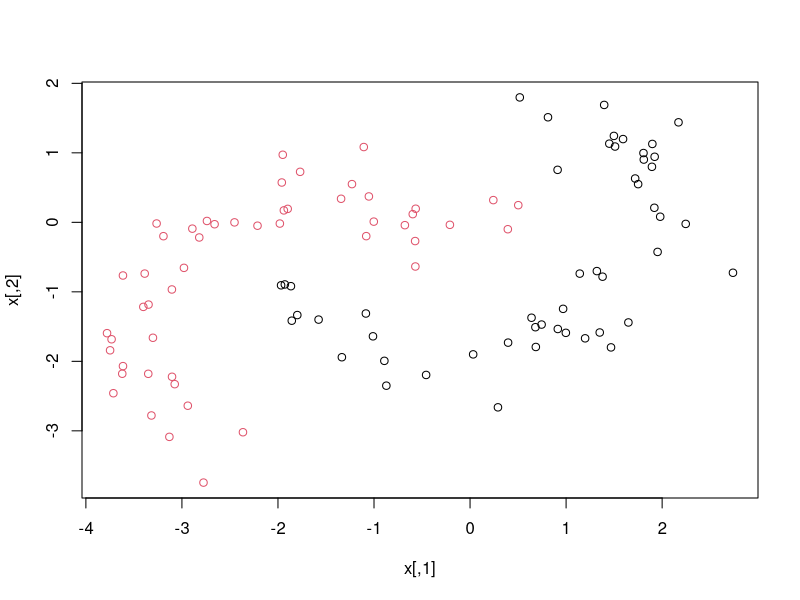
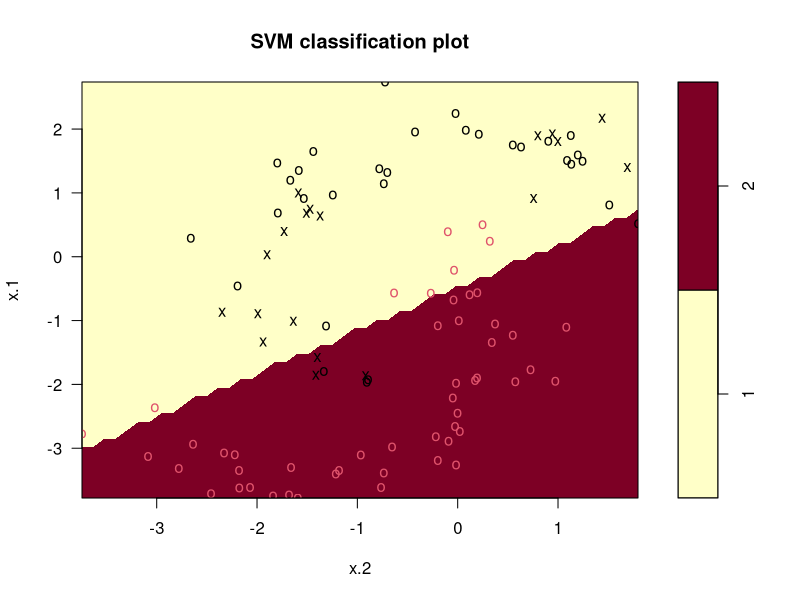
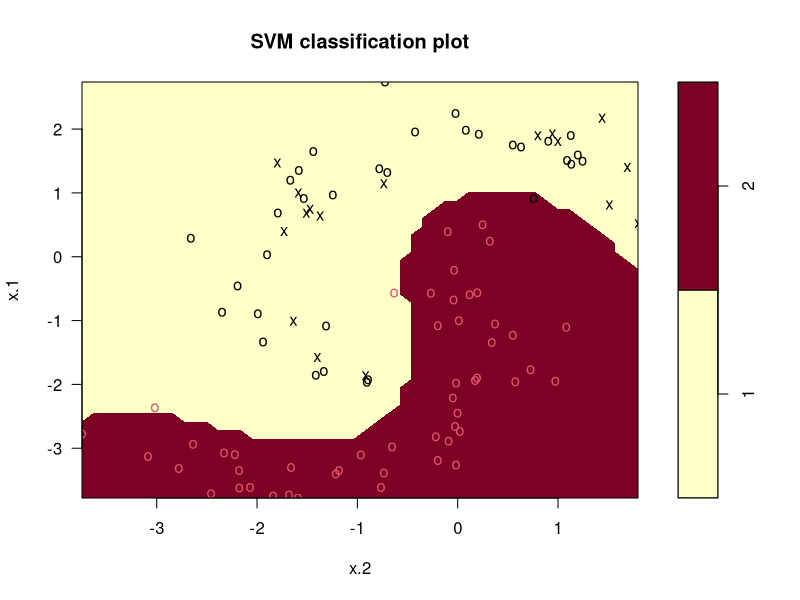
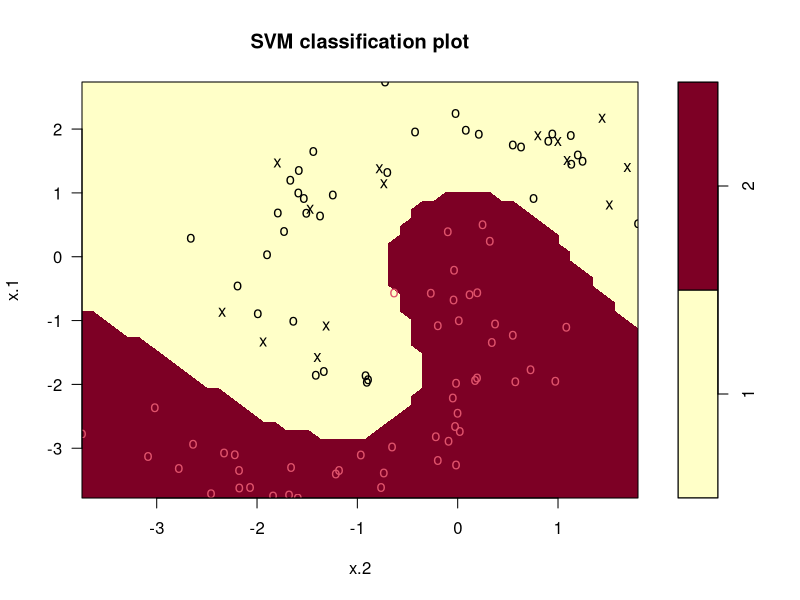

Recreate these plots in R, in order.
library(e1071)

# Creating data set
n = 100; r = 2; s = 0.3;

ra = 0.125*pi +runif(n/2)*1.25*pi;
xa =matrix(c(r*sin(ra),r*cos(ra))+s*rnorm(n),n/2,2)

rb = 0.375*pi -runif(n/2)*1.25*pi;
xb =matrix(c(r*sin(rb),r*cos(rb))+s*rnorm(n)+rep(-0.75*r,n),n/2,2)

x =rbind(xa,xb)
lab =c(rep(1,n/2),rep(2,n/2))
dat =data.frame(x=x, y=as.factor(lab))
plot(x,col=lab)


train = sample(nrow(dat), nrow(dat)/2)

tune.out = tune(svm, y~., data=dat[train,], kernel='linear')
svm.fit = tune.out$best.model
summary(svm.fit)
plot(svm.fit, dat)


pred = predict(svm.fit, dat[-train,])
table(pred, lab[-train])
1-mean(pred==lab[-train])

tune.out =tune(svm,y~.,data=dat[train,],kernel="polynomial",
               gamma=1,coef0=1,ranges=list(cost=c(0.001,0.01,0.1,1,5,10,100),
                                           degree=c(2,3,4,5)))
svm.fit = tune.out$best.model
summary(svm.fit)
plot(svm.fit, dat)   

pred = predict(svm.fit, dat[-train,])
table(pred, lab[-train])
1-mean(pred==lab[-train])


tune.out = tune(svm,y~.,data=dat[train,],kernel="radial",
                gamma=1,coef0=1,ranges=list(cost=c(0.001,0.01,0.1,1,5,10,100),
                                            degree=c(2,3,4,5)))
svm.fit = tune.out$best.model
summary(svm.fit)
plot(svm.fit, dat)   

pred = predict(svm.fit, dat[-train,])
table(pred, lab[-train])
1-mean(pred==lab[-train])
